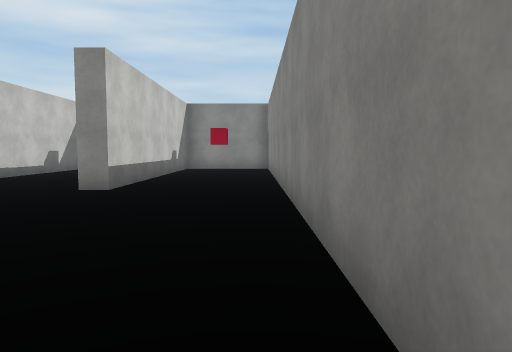
view 1 (above)

18 first-person views from a walk through a 3-D level made in the Unity game engine. The camera is 1.3 m above the floor, tilts 4° down and sees 70° across. The floor is counted in squares, 2 m on a side. Each view is taken from the middle of a square. On the plan, view 1 faces up. The plan holds only what a view shows up to about 11 squares ahead; the rest is blank. The place goes on beyond the plan. The player is left out. Surface patterns are stand-ins for the level's own textures.

view 2
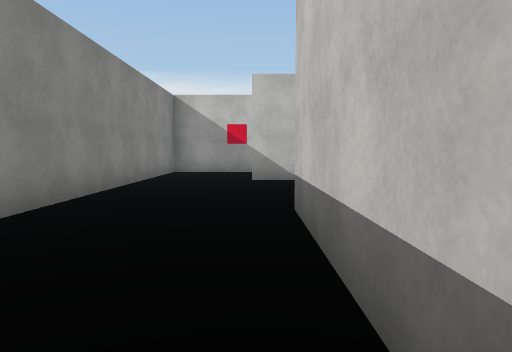

view 3
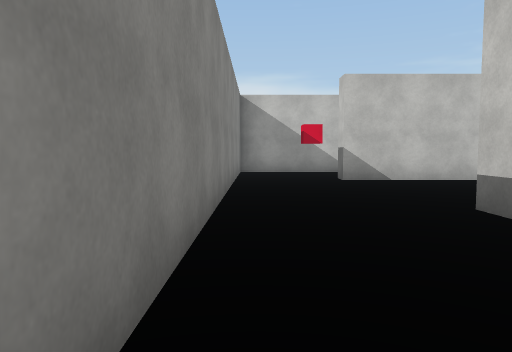

view 4
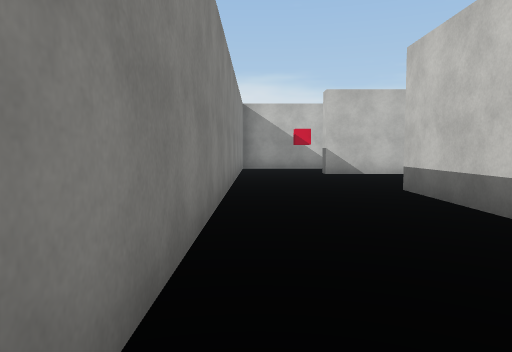

view 5
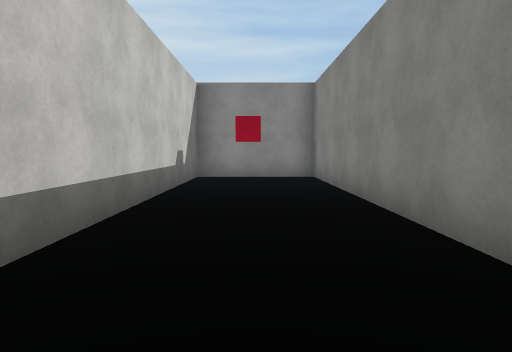

view 6
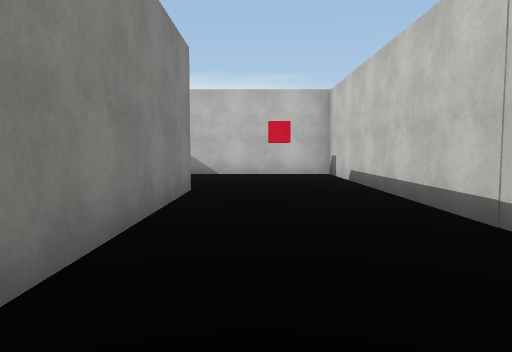

view 7
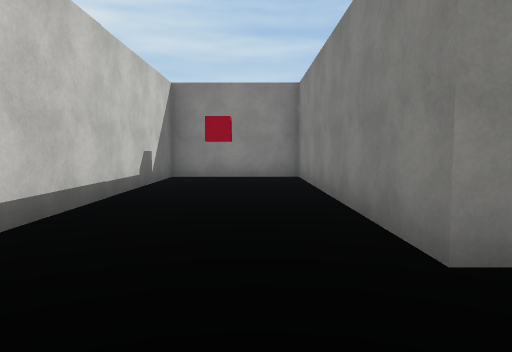

view 8
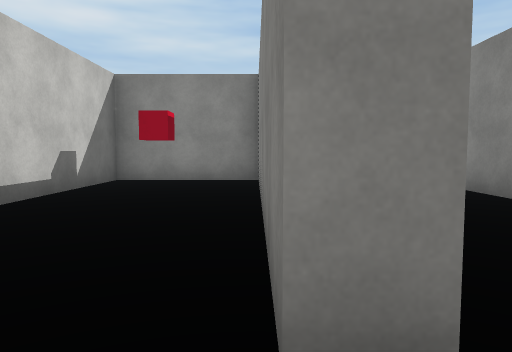

view 9
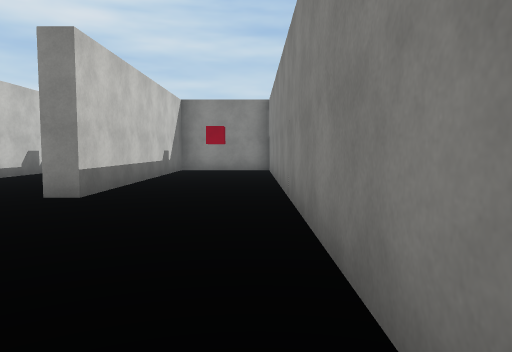

view 10
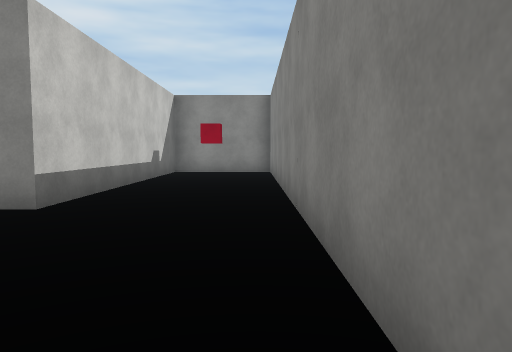

view 11
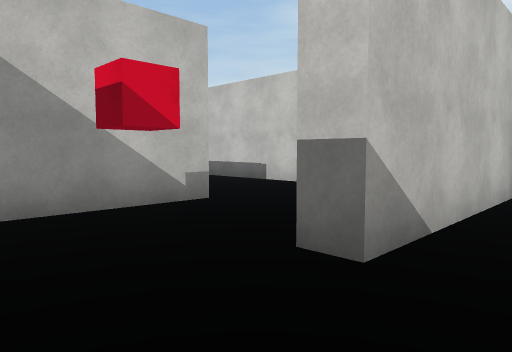

view 12
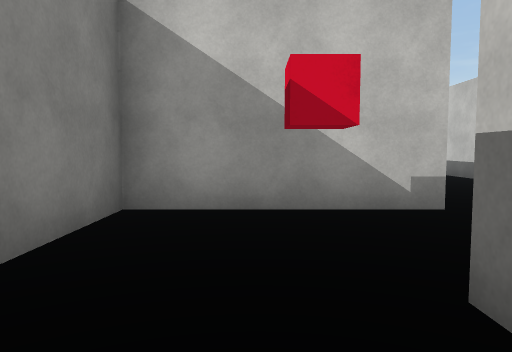

view 13
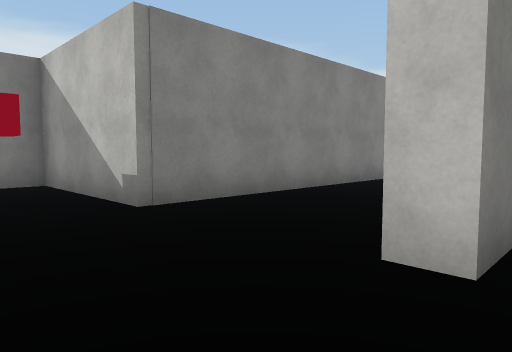

view 14
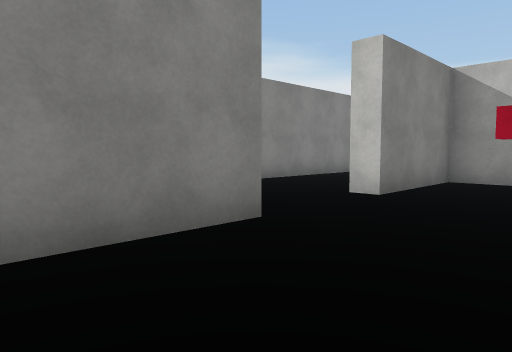

view 15
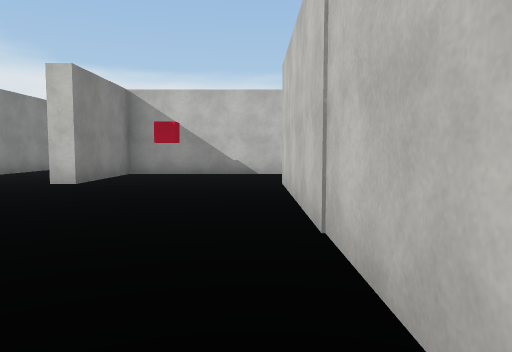

view 16
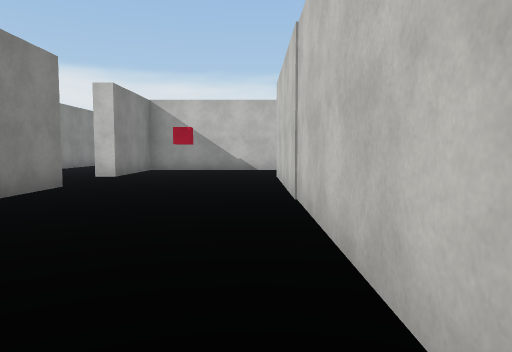

view 17
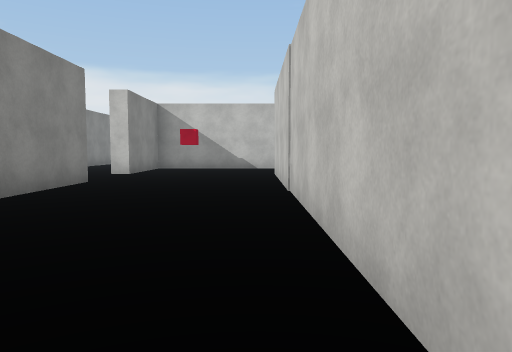

view 18
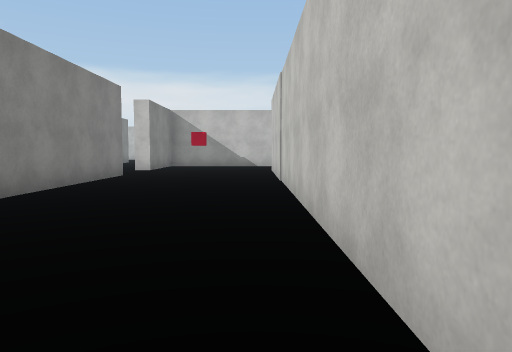

### Floor plan
Ten units are one square. View 1 is at (0, 0); x grows to the right and y downward. Boxes are objects, and circles mark ways between rooms. Rooms are numbered by the first view taken in them; rooms with no view inside come last. Other rooms are left out.
<svg viewBox="-115 -135 125 206">
<path fill="none" stroke="#000" d="M-19 -20 -19 -14M-14 10 5 10 5 -24M5 -24 4 -130 -24 -130 -24 -60 -29 -60 -29 -130 -61 -130 -60 -20 -19 -20M-65 -14 -65 -62M-60 17 -60 66M-108 41 -65 41 -65 10 -60 10M-106 -103 -105 13M-31 66 -31 10 -14 10"/>
<circle cx="-5" cy="-20" r="3" fill="#2a7"/>
<circle cx="-25" cy="-5" r="3" fill="#2a7"/>
<text x="-10" y="-10">1</text>
<text x="-20" y="-70">2</text>
<text x="-70" y="-30">3</text>
</svg>
Room 1 opens to room 2. Room 1 opens to room 3.

Where each view was taken, in squares from view 1:
view 1: 0 up, 0 right, facing up
view 2: 10 up, 2 left, facing down
view 3: 10 up, 0 right, facing down
view 4: 12 up, 0 right, facing down
view 5: 4 up, 1 left, facing up
view 6: 12 up, 4 left, facing down
view 7: 4 up, 4 left, facing up
view 8: 5 up, 3 left, facing up
view 9: 1 up, 0 right, facing up
view 10: 2 up, 0 right, facing up
view 11: 3 up, 0 right, facing down-left
view 12: 3 up, 1 left, facing down
view 13: 1 up, 7 left, facing down-right
view 14: 4 up, 9 left, facing down-right
view 15: 6 up, 10 left, facing down
view 16: 8 up, 10 left, facing down
view 17: 9 up, 10 left, facing down
view 18: 11 up, 10 left, facing down
